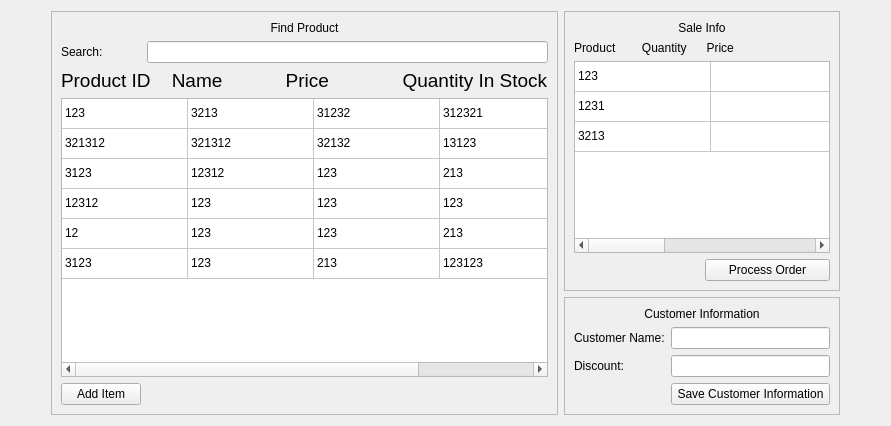
          <widget class="QWidget" name="page_8">
           <layout class="QGridLayout" name="gridLayout_19">
            <item row="0" column="3">
             <widget class="QFrame" name="frame_8">
              <property name="styleSheet">
               <string notr="true">QLabel{
	border:none;
}</string>
              </property>
              <property name="frameShape">
               <enum>QFrame::StyledPanel</enum>
              </property>
              <property name="frameShadow">
               <enum>QFrame::Raised</enum>
              </property>
              <layout class="QGridLayout" name="gridLayout_21">
               <item row="1" column="0" colspan="2">
                <widget class="QLabel" name="label_29">
                 <property name="text">
                  <string>Product        Quantity      Price</string>
                 </property>
                </widget>
               </item>
               <item row="3" column="1">
                <widget class="QPushButton" name="pushButton_13">
                 <property name="text">
                  <string>Process Order</string>
                 </property>
                </widget>
               </item>
               <item row="0" column="0" colspan="2">
                <widget class="QLabel" name="label_24">
                 <property name="text">
                  <string>Sale Info</string>
                 </property>
                 <property name="alignment">
                  <set>Qt::AlignCenter</set>
                 </property>
                </widget>
               </item>
               <item row="2" column="0" colspan="2">
                <widget class="QTableWidget" name="tableWidget_3">
                 <attribute name="horizontalHeaderVisible">
                  <bool>false</bool>
                 </attribute>
                 <attribute name="horizontalHeaderMinimumSectionSize">
                  <number>136</number>
                 </attribute>
                 <attribute name="verticalHeaderVisible">
                  <bool>false</bool>
                 </attribute>
                 <row>
                  <property name="text">
                   <string>New Row</string>
                  </property>
                 </row>
                 <row>
                  <property name="text">
                   <string/>
                  </property>
                 </row>
                 <row>
                  <property name="text">
                   <string>New Row</string>
                  </property>
                 </row>
                 <column>
                  <property name="text">
                   <string>New Column</string>
                  </property>
                 </column>
                 <column>
                  <property name="text">
                   <string>New Column</string>
                  </property>
                 </column>
                 <column>
                  <property name="text">
                   <string>New Column</string>
                  </property>
                 </column>
                 <item row="0" column="0">
                  <property name="text">
                   <string>123</string>
                  </property>
                 </item>
                 <item row="0" column="2">
                  <property name="text">
                   <string>123</string>
                  </property>
                 </item>
                 <item row="1" column="0">
                  <property name="text">
                   <string>1231</string>
                  </property>
                 </item>
                 <item row="1" column="2">
                  <property name="text">
                   <string>3213</string>
                  </property>
                 </item>
                 <item row="2" column="0">
                  <property name="text">
                   <string>3213</string>
                  </property>
                 </item>
                 <item row="2" column="2">
                  <property name="text">
                   <string>23131</string>
                  </property>
                 </item>
                </widget>
               </item>
              </layout>
             </widget>
            </item>
            <item row="1" column="3">
             <widget class="QFrame" name="frame_13">
              <property name="styleSheet">
               <string notr="true">QLabel{
	border:none;
}</string>
              </property>
              <property name="frameShape">
               <enum>QFrame::StyledPanel</enum>
              </property>
              <property name="frameShadow">
               <enum>QFrame::Raised</enum>
              </property>
              <layout class="QGridLayout" name="gridLayout_22">
               <item row="0" column="0" colspan="2">
                <widget class="QLabel" name="label_25">
                 <property name="text">
                  <string>Customer Information</string>
                 </property>
                 <property name="alignment">
                  <set>Qt::AlignCenter</set>
                 </property>
                </widget>
               </item>
               <item row="2" column="1">
                <widget class="QLineEdit" name="lineEdit_12"/>
               </item>
               <item row="2" column="0">
                <widget class="QLabel" name="label_30">
                 <property name="text">
                  <string>Discount:</string>
                 </property>
                </widget>
               </item>
               <item row="1" column="0">
                <widget class="QLabel" name="label_28">
                 <property name="text">
                  <string>Customer Name:</string>
                 </property>
                </widget>
               </item>
               <item row="1" column="1">
                <widget class="QLineEdit" name="lineEdit_11"/>
               </item>
               <item row="3" column="1">
                <widget class="QPushButton" name="pushButton_14">
                 <property name="text">
                  <string>Save Customer Information</string>
                 </property>
                </widget>
               </item>
              </layout>
             </widget>
            </item>
            <item row="0" column="1" rowspan="2">
             <widget class="QFrame" name="frame_5">
              <property name="maximumSize">
               <size>
                <width>613</width>
                <height>16777215</height>
               </size>
              </property>
              <property name="styleSheet">
               <string notr="true">QLabel{
	border:none;
}</string>
              </property>
              <property name="frameShape">
               <enum>QFrame::StyledPanel</enum>
              </property>
              <property name="frameShadow">
               <enum>QFrame::Raised</enum>
              </property>
              <layout class="QGridLayout" name="gridLayout_23">
               <item row="3" column="1" colspan="2">
                <widget class="QTableWidget" name="tableWidget_2">
                 <property name="sizePolicy">
                  <sizepolicy hsizetype="Preferred" vsizetype="Expanding">
                   <horstretch>0</horstretch>
                   <verstretch>0</verstretch>
                  </sizepolicy>
                 </property>
                 <attribute name="horizontalHeaderVisible">
                  <bool>false</bool>
                 </attribute>
                 <attribute name="horizontalHeaderMinimumSectionSize">
                  <number>126</number>
                 </attribute>
                 <attribute name="verticalHeaderVisible">
                  <bool>false</bool>
                 </attribute>
                 <row>
                  <property name="text">
                   <string>New Row</string>
                  </property>
                 </row>
                 <row>
                  <property name="text">
                   <string>New Row</string>
                  </property>
                 </row>
                 <row>
                  <property name="text">
                   <string>New Row</string>
                  </property>
                 </row>
                 <row>
                  <property name="text">
                   <string>New Row</string>
                  </property>
                 </row>
                 <row>
                  <property name="text">
                   <string>New Row</string>
                  </property>
                 </row>
                 <row>
                  <property name="text">
                   <string>New Row</string>
                  </property>
                 </row>
                 <column>
                  <property name="text">
                   <string>Product ID</string>
                  </property>
                 </column>
                 <column>
                  <property name="text">
                   <string>Name</string>
                  </property>
                 </column>
                 <column>
                  <property name="text">
                   <string>Price</string>
                  </property>
                 </column>
                 <column>
                  <property name="text">
                   <string>Quantity</string>
                  </property>
                 </column>
                 <item row="0" column="0">
                  <property name="text">
                   <string>123</string>
                  </property>
                 </item>
                 <item row="0" column="1">
                  <property name="text">
                   <string>3213</string>
                  </property>
                 </item>
                 <item row="0" column="2">
                  <property name="text">
                   <string>31232</string>
                  </property>
                 </item>
                 <item row="0" column="3">
                  <property name="text">
                   <string>312321</string>
                  </property>
                 </item>
                 <item row="1" column="0">
                  <property name="text">
                   <string>321312</string>
                  </property>
                 </item>
                 <item row="1" column="1">
                  <property name="text">
                   <string>321312</string>
                  </property>
                 </item>
                 <item row="1" column="2">
                  <property name="text">
                   <string>32132</string>
                  </property>
                 </item>
                 <item row="1" column="3">
                  <property name="text">
                   <string>13123</string>
                  </property>
                 </item>
                 <item row="2" column="0">
                  <property name="text">
                   <string>3123</string>
                  </property>
                 </item>
                 <item row="2" column="1">
                  <property name="text">
                   <string>12312</string>
                  </property>
                 </item>
                 <item row="2" column="2">
                  <property name="text">
                   <string>123</string>
                  </property>
                 </item>
                 <item row="2" column="3">
                  <property name="text">
                   <string>213</string>
                  </property>
                 </item>
                 <item row="3" column="0">
                  <property name="text">
                   <string>12312</string>
                  </property>
                 </item>
                 <item row="3" column="1">
                  <property name="text">
                   <string>123</string>
                  </property>
                 </item>
                 <item row="3" column="2">
                  <property name="text">
                   <string>123</string>
                  </property>
                 </item>
                 <item row="3" column="3">
                  <property name="text">
                   <string>123</string>
                  </property>
                 </item>
                 <item row="4" column="0">
                  <property name="text">
                   <string>12</string>
                  </property>
                 </item>
                 <item row="4" column="1">
                  <property name="text">
                   <string>123</string>
                  </property>
                 </item>
                 <item row="4" column="2">
                  <property name="text">
                   <string>123</string>
                  </property>
                 </item>
                 <item row="4" column="3">
                  <property name="text">
                   <string>213</string>
                  </property>
                 </item>
                 <item row="5" column="0">
                  <property name="text">
                   <string>3123</string>
                  </property>
                 </item>
                 <item row="5" column="1">
                  <property name="text">
                   <string>123</string>
                  </property>
                 </item>
                 <item row="5" column="2">
                  <property name="text">
                   <string>213</string>
                  </property>
                 </item>
                 <item row="5" column="3">
                  <property name="text">
                   <string>123123</string>
                  </property>
                 </item>
                </widget>
               </item>
               <item row="4" column="1">
                <widget class="QPushButton" name="pushButton_12">
                 <property name="text">
                  <string>Add Item</string>
                 </property>
                </widget>
               </item>
               <item row="1" column="1">
                <widget class="QLabel" name="label_27">
                 <property name="text">
                  <string>Search:</string>
                 </property>
                </widget>
               </item>
               <item row="1" column="2">
                <widget class="QLineEdit" name="lineEdit_10"/>
               </item>
               <item row="0" column="1" colspan="2">
                <widget class="QLabel" name="label_23">
                 <property name="text">
                  <string>Find Product</string>
                 </property>
                 <property name="alignment">
                  <set>Qt::AlignCenter</set>
                 </property>
                </widget>
               </item>
               <item row="2" column="1" colspan="2">
                <widget class="QLabel" name="label_26">
                 <property name="styleSheet">
                  <string notr="true">QLabel#label_26{
	font-family: 'Comic Sans MS', 'Arial', sans-serif;
	font: 75 14pt;
}</string>
                 </property>
                 <property name="text">
                  <string>Product ID    Name            Price              Quantity In Stock</string>
                 </property>
                </widget>
               </item>
              </layout>
             </widget>
            </item>
            <item row="0" column="4" rowspan="2">
             <spacer name="horizontalSpacer_11">
              <property name="orientation">
               <enum>Qt::Horizontal</enum>
              </property>
              <property name="sizeHint" stdset="0">
               <size>
                <width>40</width>
                <height>20</height>
               </size>
              </property>
             </spacer>
            </item>
            <item row="0" column="0" rowspan="2">
             <spacer name="horizontalSpacer_10">
              <property name="orientation">
               <enum>Qt::Horizontal</enum>
              </property>
              <property name="sizeHint" stdset="0">
               <size>
                <width>40</width>
                <height>20</height>
               </size>
              </property>
             </spacer>
            </item>
           </layout>
          </widget>
